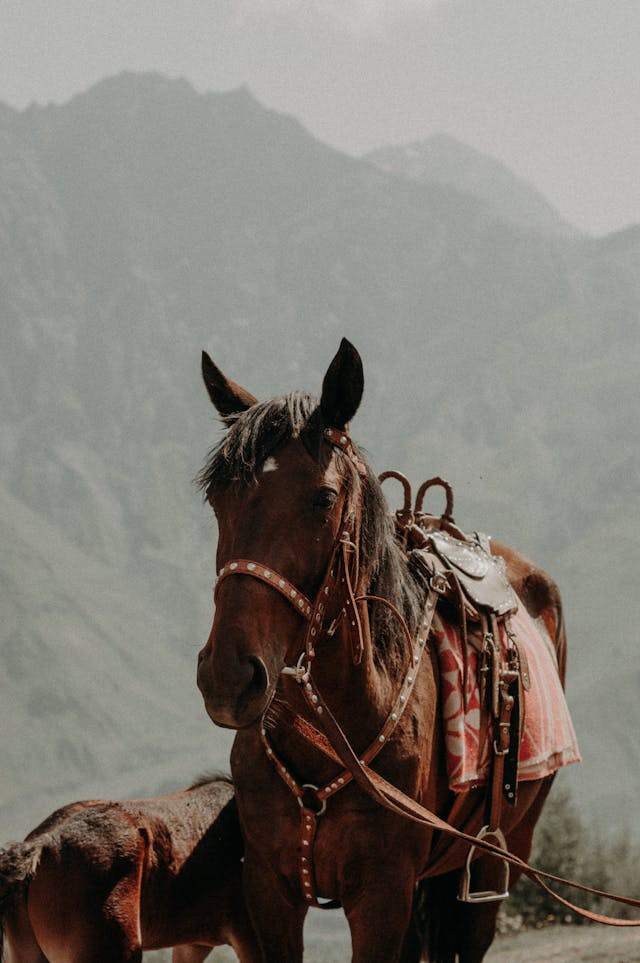
#> input picture images/horse.png, 640 x 963 px
$ jupyter execute remind.ipynb
#> lines starting #> are read from the running program, lines starting #| are printed output that depends on the picture; after the words box and inside, x2 and y2 are one past the last pixel; in counts of white or black regions, pixels touching at a corner belong together; pictures that were not available may be replaced by others from this repository, and a replacement may not be noted
[cell 1]
import cv2

horse="../images/horse.png"

## 윤곽선 검출

[cell 2]
img = cv2.imread(horse)
#> img is the input picture: shape (963, 640, 3); mean B, G, R 113.1, 120.2, 125.5
coppied = img.copy()
gray = cv2.cvtColor(coppied, cv2.COLOR_BGR2GRAY)
_, binary = cv2.threshold(gray, -1, 255, cv2.THRESH_BINARY | cv2.THRESH_OTSU)
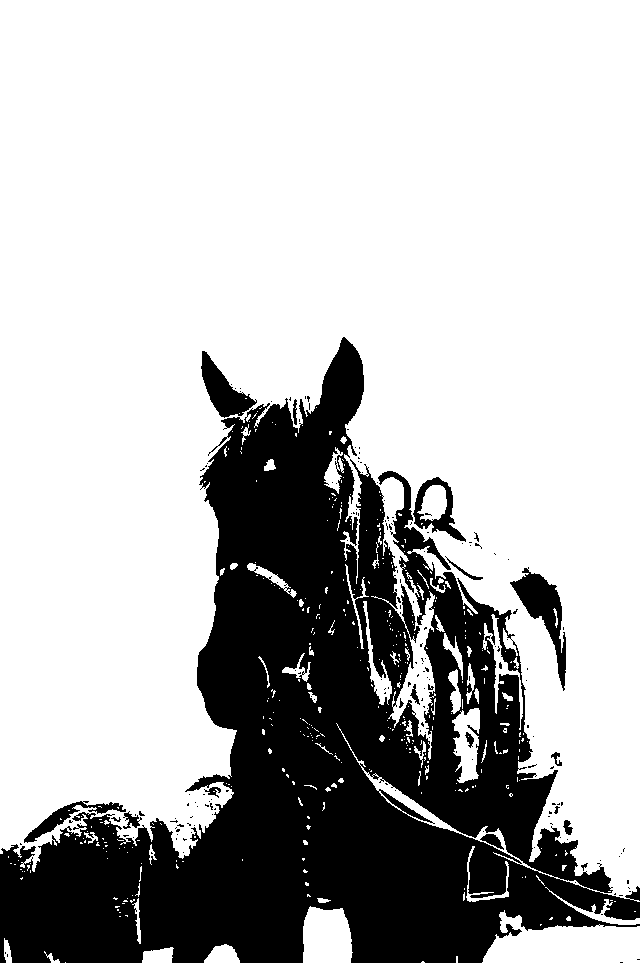
#> binary: shape (963, 640); 72.3% white; 181 black regions (161 under 20 px)

contours, hierachy = cv2.findContours(
    binary, cv2.RETR_LIST, cv2.CHAIN_APPROX_NONE)
#> contours = 696 contours, 625 with area under 20; largest, box (x1, y1, x2, y2) and area: (0, 0, 640, 902) 431713, (482, 910, 640, 963) 5219, (509, 567, 567, 692) 2435, (303, 906, 353, 963) 2382, (412, 476, 467, 543) 1936

cv2.drawContours(coppied, contours, -1, (125, 14, 58), 2, cv2.LINE_AA)
#> coppied: shape (963, 640, 3); 11.27% of pixels changed, all inside (x1, y1, x2, y2) = (0, 0, 640, 963)

cv2.imshow("img", img)
cv2.imshow("coppied", coppied)
cv2.waitKey(0)
cv2.destroyAllWindows()

## 상자 그리기

[cell 3]
img = cv2.imread(horse)
coppied = img.copy()
gray = cv2.cvtColor(coppied, cv2.COLOR_BGR2GRAY)
_, binary = cv2.threshold(gray, -1, 255, cv2.THRESH_BINARY | cv2.THRESH_OTSU)

contours, hierachy = cv2.findContours(
    binary, cv2.RETR_LIST, cv2.CHAIN_APPROX_NONE)

for contour in contours:
    x, y, width, height = cv2.boundingRect(contour)

    cv2.rectangle(coppied, (x, y), (x+width, y+height),
                  (58, 123, 198), 2, cv2.LINE_AA)
#> this loop made 696 passes
#> (x, y, width, height) on passes 1 to 3: (65, 962, 1, 1), (421, 961, 4, 2), (456, 956, 2, 7)

cv2.drawContours(coppied, contours, -1, (125, 14, 58), 2, cv2.LINE_AA)
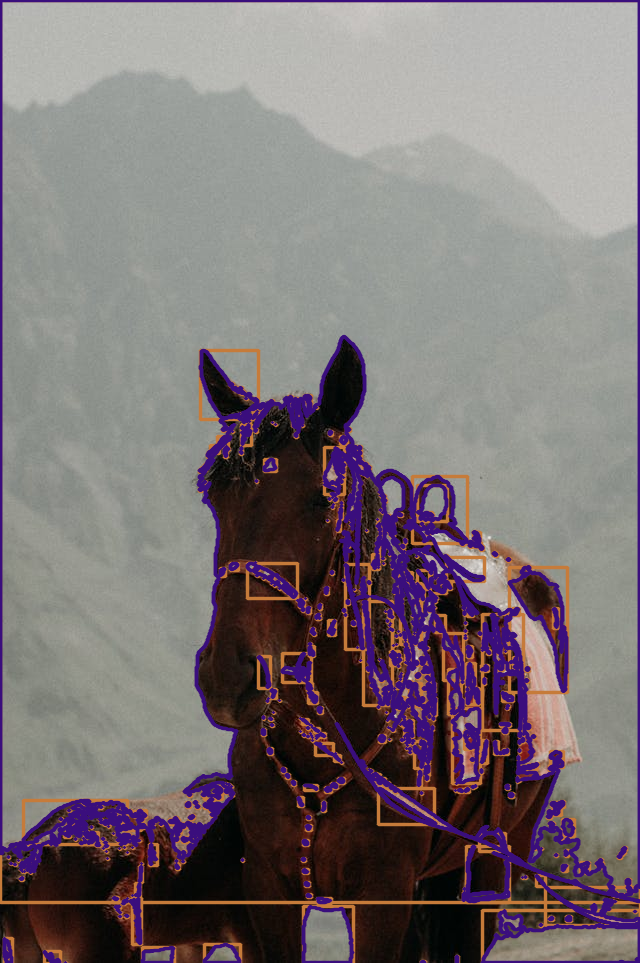
#> coppied: shape (963, 640, 3); mean B, G, R 117.3, 114.8, 123.5

cv2.imshow("img", img)
cv2.imshow("coppied", coppied)
cv2.waitKey(0)
cv2.destroyAllWindows()

## 윤곽선 External

[cell 4]
img = cv2.imread(horse)
coppied = img.copy()
gray = cv2.cvtColor(coppied, cv2.COLOR_BGR2GRAY)
_, binary = cv2.threshold(gray, -1, 255, cv2.THRESH_BINARY | cv2.THRESH_OTSU)

contours, hierachy = cv2.findContours(
    binary, cv2.RETR_EXTERNAL, cv2.CHAIN_APPROX_NONE)
#> contours = 388 contours, 348 with area under 20; largest, box (x1, y1, x2, y2) and area: (0, 0, 640, 902) 431713, (482, 910, 640, 963) 5219, (303, 906, 353, 963) 2382, (452, 708, 480, 783) 1306, (482, 614, 523, 730) 636

for contour in contours:
    x, y, width, height = cv2.boundingRect(contour)

    cv2.rectangle(coppied, (x, y), (x+width, y+height),
                  (58, 123, 198), 2, cv2.LINE_AA)
#> this loop made 388 passes

cv2.drawContours(coppied, contours, -1, (125, 14, 58), 2, cv2.LINE_AA)
#> coppied: shape (963, 640, 3); mean B, G, R 117, 116.2, 124

cv2.imshow("img", img)
cv2.imshow("coppied", coppied)
cv2.waitKey(0)
cv2.destroyAllWindows()

# 윤곽선 큰 것만 검출

[cell 5]
img = cv2.imread("../images/playing_cards.png")
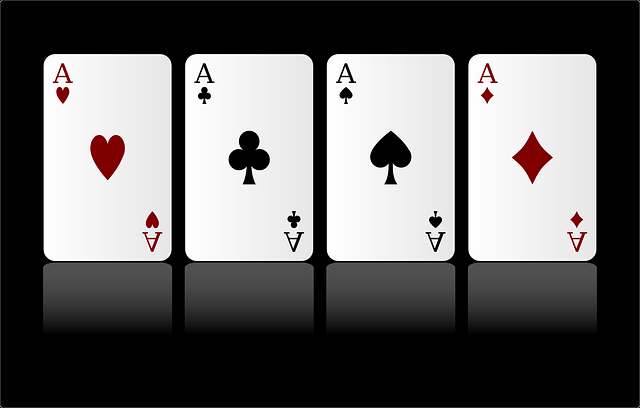
#> input picture images/playing_cards.png, 640 x 408 px
#> img is the input picture: shape (408, 640, 3); mean B, G, R 100.5, 100.5, 101.9
coppied = img.copy()
gray = cv2.cvtColor(coppied, cv2.COLOR_BGR2GRAY)
#> gray: shape (408, 640)
_, binary = cv2.threshold(gray, -1, 255, cv2.THRESH_BINARY | cv2.THRESH_OTSU)
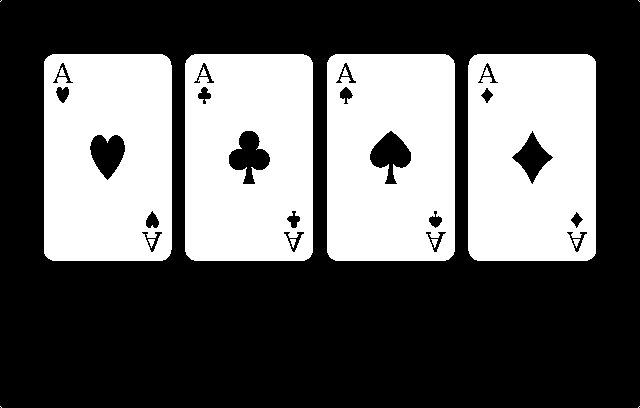
#> binary: shape (408, 640); 38.1% white; 16 white regions (4 under 20 px)

contours, hierachy = cv2.findContours(
    binary, cv2.RETR_EXTERNAL, cv2.CHAIN_APPROX_NONE)
#> contours = 8 contours, 4 with area under 20; largest, box (x1, y1, x2, y2) and area: (327, 54, 455, 261) 26057, (468, 54, 596, 261) 26056, (185, 54, 313, 261) 26056, (44, 54, 172, 261) 26054

for contour in contours:
    if cv2.contourArea(contour) > 2500:
        x, y, width, height = cv2.boundingRect(contour)

        cv2.rectangle(coppied, (x, y), (x+width, y+height),
                      (58, 123, 198), 2, cv2.LINE_AA)
#> this loop made 8 passes
#> x on passes 3 to 6: 468, 327, 185, 44
#> contour on passes 1, 2, 7, 8: [[639, 406], [638, 407]], [[0, 406], [1, 407]], [[638, 0], [639, 1]], [[1, 0], [0, 1]]
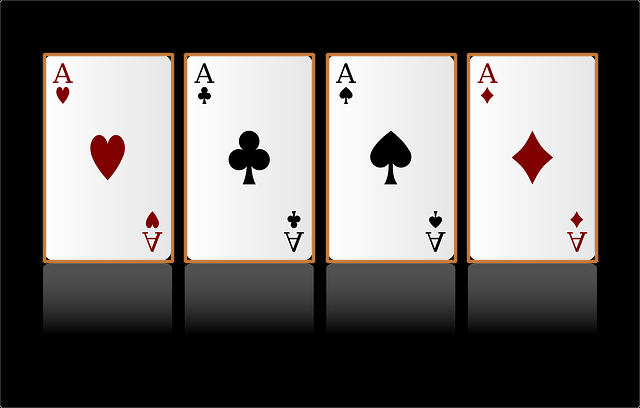
#> coppied: shape (408, 640, 3); 5.12% of pixels changed, all inside (x1, y1, x2, y2) = (42, 52, 599, 264)

cv2.drawContours(coppied, contours, -1, (125, 14, 58), 2, cv2.LINE_AA)
#> coppied: shape (408, 640, 3); 4.99% of pixels changed, all inside (x1, y1, x2, y2) = (0, 0, 640, 408)

cv2.imshow("img", img)
cv2.imshow("coppied", coppied)
cv2.waitKey(0)
cv2.destroyAllWindows()

## 얼굴 인식
- 얼굴의 각 부분의 밝기 변화 차이로 얼굴을 인식

[cell 6]
face_cascade = cv2.CascadeClassifier(
    "../cascade/haarcascade_frontalface_default.xml")

img = cv2.imread("../images/newjeans.jpg")
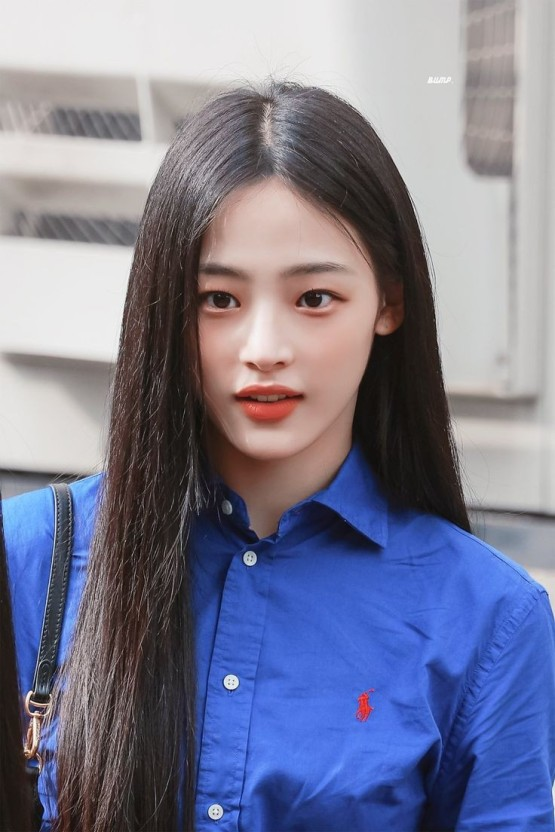
#> input picture images/newjeans.jpg, 555 x 832 px
#> img is the input picture: shape (832, 555, 3); mean B, G, R 147.6, 124.4, 123.1

faces = face_cascade.detectMultiScale(
    img, scaleFactor=1.1, minNeighbors=5, minSize=(20, 20))
#> faces = [[145, 196, 261, 261]]

for face in faces:
    # face 객체에는 x, y, w, h 값이 들어있기 때문에 cv2.boundingRect를 사용해서 추출하는 것이 아니라 바로 face를 사용하면 됨
    x, y, w, h = face
    cv2.rectangle(img, (x, y), (x+w, y+h), (145, 255, 36), 2, cv2.LINE_AA)
#> this loop made 1 pass
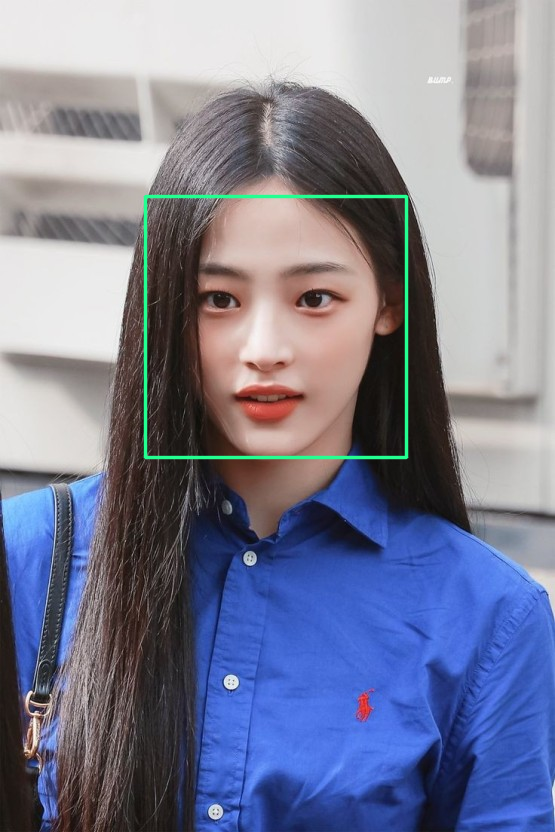
#> img: shape (832, 555, 3); 1.13% of pixels changed, all inside (x1, y1, x2, y2) = (143, 194, 409, 460)


cv2.imshow("img", img)
cv2.waitKey(0)
cv2.destroyAllWindows()

[cell 7]
face_cascade = cv2.CascadeClassifier(
    "../cascade/haarcascade_frontalface_default.xml")

img = cv2.imread("../images/newjeans.jpg")

faces = face_cascade.detectMultiScale(
    img, scaleFactor=1.1, minNeighbors=5, minSize=(20, 20))

for (x, y, w, h) in faces:

    cv2.rectangle(img, (x, y), (x+w, y+h), (145, 255, 36), 2, cv2.LINE_AA)

cv2.imshow("img", img)
cv2.waitKey(0)
cv2.destroyAllWindows()

## 영상으로 얼굴인식

[cell 8]
import cv2
cap = cv2.VideoCapture("../videos/faces1.mp4")
face_cascade = cv2.CascadeClassifier(
    "../cascade/haarcascade_frontalface_default.xml")

fps = cap.get(cv2.CAP_PROP_FPS)
#> fps = 29.97


while cap.isOpened():
    ret, frame = cap.read()
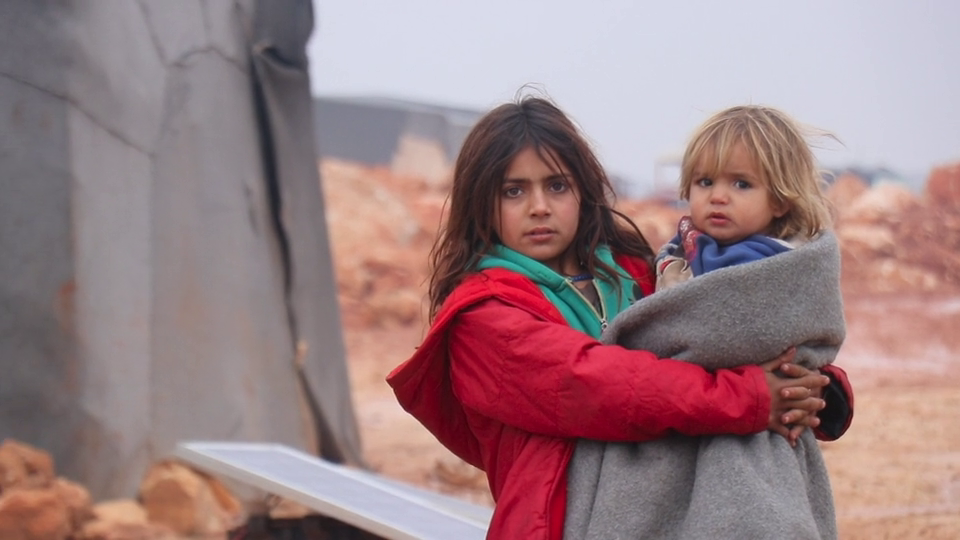
#> input picture frame 24 of videos/faces1.mp4, 960 x 540 px
#> frame is the input picture: shape (540, 960, 3); mean B, G, R 131.4, 127.8, 155.7
    faces = face_cascade.detectMultiScale(
        frame, scaleFactor=1.1, minNeighbors=7, minSize=(50, 50))
#> faces = [[486, 148, 106, 106], [675, 145, 91, 91]]

    for (x, y, w, h) in faces:
        cv2.rectangle(frame, (x, y), (x+w, y+h), (125, 48, 78), 2, cv2.LINE_AA)
#> this loop made 2 passes
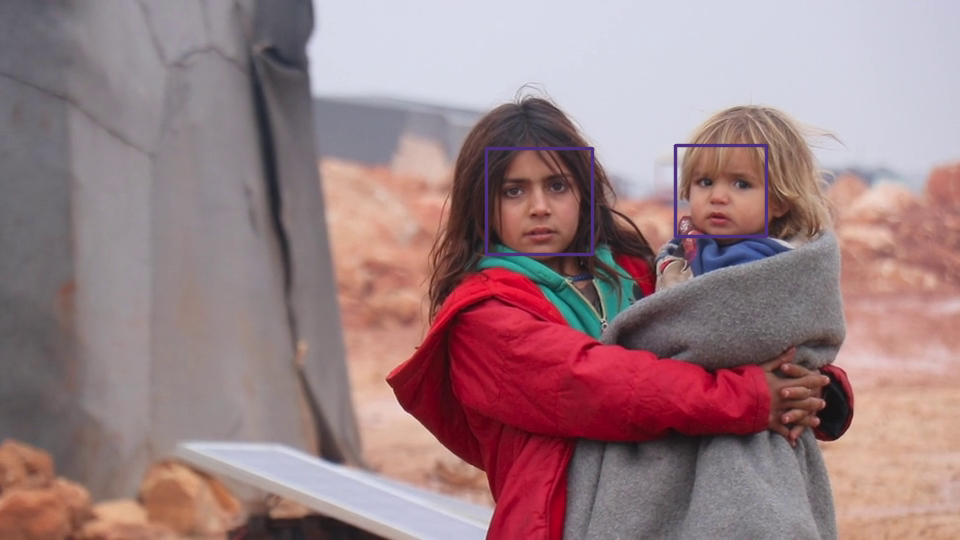
#> frame: shape (540, 960, 3); 0.76% of pixels changed, all inside (x1, y1, x2, y2) = (484, 143, 769, 257)

    cv2.imshow("video", frame)
    # print(f"Detected faces: {len(faces)}")
    if cv2.waitKey(int(1000/fps)) != -1:
#> (key Esc is pressed here)
        break

cv2.destroyAllWindows()

[cell 9]
import cv2
cap = cv2.VideoCapture("../videos/faces.mp4")
face_cascade = cv2.CascadeClassifier(
    "../cascade/haarcascade_frontalface_default.xml")

fps = cap.get(cv2.CAP_PROP_FPS)

while cap.isOpened():
    ret, frame = cap.read()

    if (not ret) or (frame is None):
        break

    gray = cv2.cvtColor(frame, cv2.COLOR_BGR2GRAY)
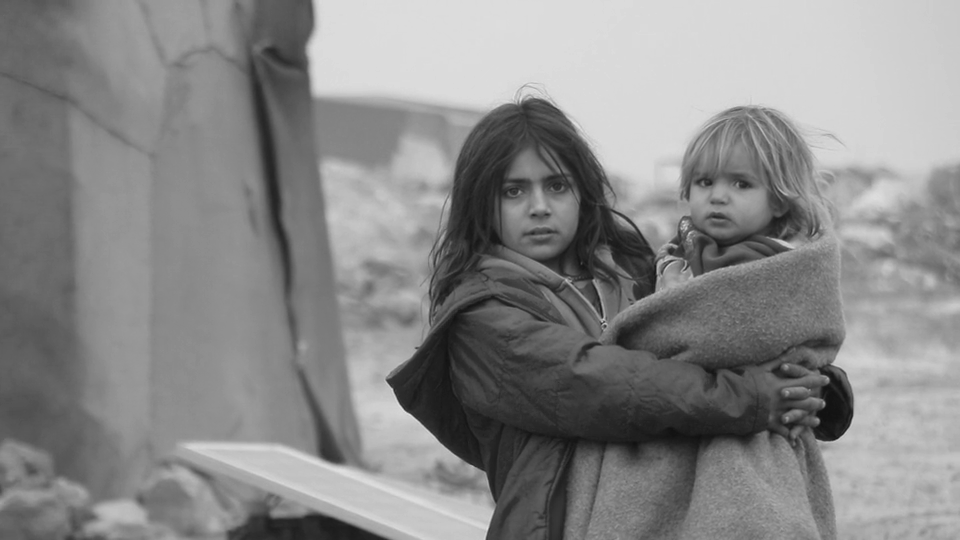
#> gray: shape (540, 960); min 17, max 228, mean 136.5
    faces = face_cascade.detectMultiScale(
        gray, scaleFactor=1.1, minNeighbors=7, minSize=(50, 50))

    if len(faces):
        for (x, y, w, h) in faces:
            cv2.rectangle(frame, (x, y), (x+w, y+h),
                          (125, 48, 78), 2, cv2.LINE_AA)

    cv2.imshow("video", frame)
    # print(f"Detected faces: {len(faces)}")
    if cv2.waitKey(int(1000/fps)) != -1:
#> (key Esc is pressed here)
        break

cap.release()
cv2.destroyAllWindows()

[cell 10]
import cv2
cap = cv2.VideoCapture("../videos/faces.mp4")
face_cascade = cv2.CascadeClassifier(
    "../cascade/haarcascade_frontalface_default.xml")

fps = cap.get(cv2.CAP_PROP_FPS)

while cap.isOpened():
    ret, frame = cap.read()

    if not ret:
        break

    gray = cv2.cvtColor(frame, cv2.COLOR_BGR2GRAY)
    faces = face_cascade.detectMultiScale(
        gray, scaleFactor=1.1, minNeighbors=7, minSize=(50, 50))

    if len(faces):
        for (x, y, w, h) in faces:
            cv2.rectangle(frame, (x, y), (x+w, y+h),
                          (125, 48, 78), 2, cv2.LINE_AA)

    cv2.imshow("video", frame)
    # print(f"Detected faces: {len(faces)}")
    if cv2.waitKey(int(1000/fps)) != -1:
#> (key Esc is pressed here)
        break

cap.release()
cv2.destroyAllWindows()
